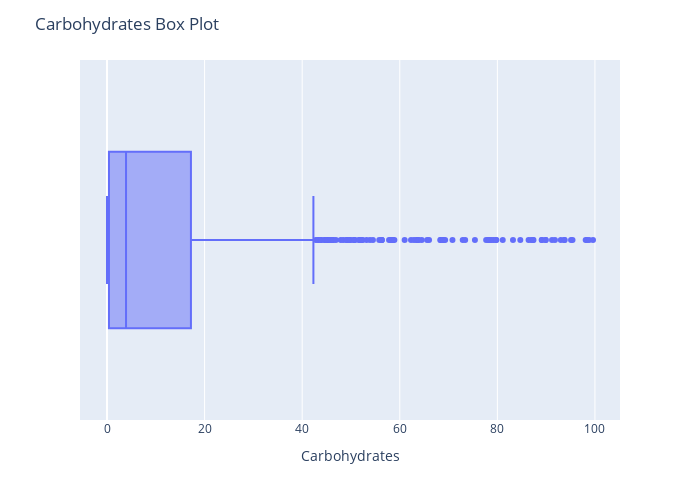

The notebook cell this image was saved under:
### Code cell
fig = px.box(data, x = 'Carbohydrates', hover_name = 'food')
fig.update_layout(title = 'Carbohydrates Box Plot',
                  width = 700, height = 500)
fig.show()

### Figure 1 — Plotly figure (JSON) as saved in the notebook; plotly's stock layout.template omitted (floating-point values rounded to 4 significant figures; data arrays with more than 128 entries replaced by an {"elided": "..."} marker saying what was removed)
{"data": [{"alignmentgroup": "True", "hovertemplate": "<b>%{hovertext}</b><br><br>Carbohydrates=%{x}<extra></extra>", "hovertext": {"elided": "1454 str values"}, "legendgroup": "", "marker": {"color": "#636efa"}, "name": "", "notched": false, "offsetgroup": "", "orientation": "h", "showlegend": false, "type": "box", "x": {"elided": "1454 float values"}, "x0": " ", "xaxis": "x", "y0": " ", "yaxis": "y"}], "layout": {"boxmode": "group", "height": 500, "legend": {"tracegroupgap": 0}, "margin": {"t": 60}, "title": {"text": "Carbohydrates Box Plot"}, "width": 700, "xaxis": {"anchor": "y", "domain": [0, 1], "title": {"text": "Carbohydrates"}}, "yaxis": {"anchor": "x", "domain": [0, 1]}}}
